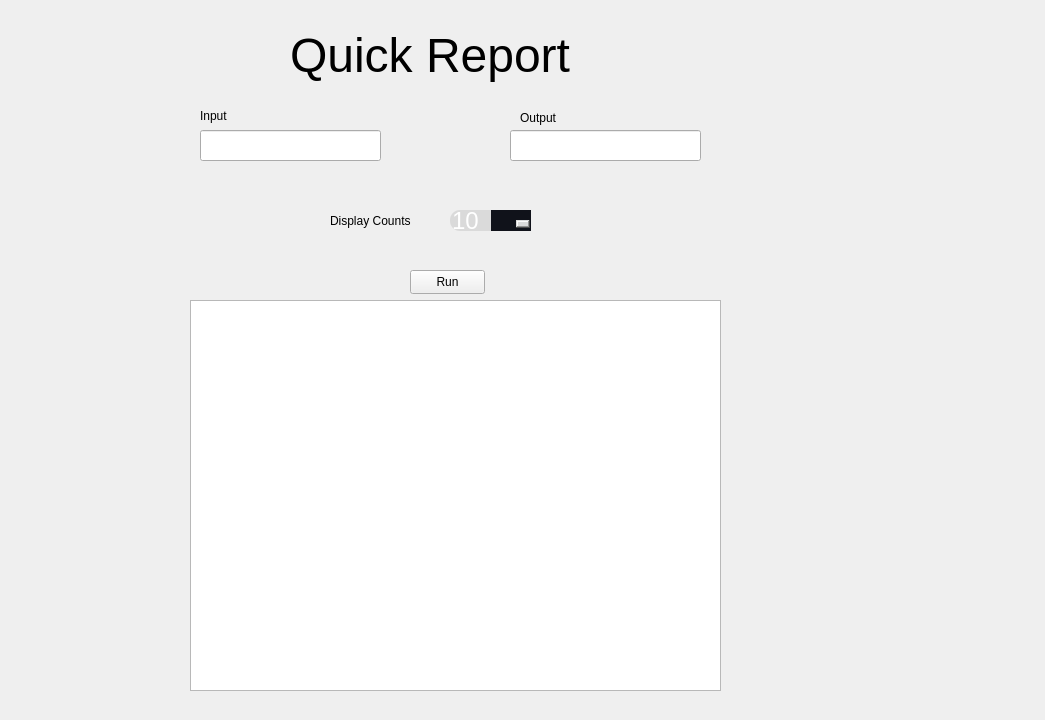
<?xml version="1.0" encoding="UTF-8"?>
<ui version="4.0">
 <class>StackedWidget</class>
 <widget class="QStackedWidget" name="StackedWidget">
  <property name="geometry">
   <rect>
    <x>0</x>
    <y>0</y>
    <width>1045</width>
    <height>720</height>
   </rect>
  </property>
  <property name="windowTitle">
   <string>StackedWidget</string>
  </property>
  <property name="currentIndex">
   <number>0</number>
  </property>
  <widget class="QWidget" name="quick_report">
   <widget class="QPushButton" name="quick_report_runButton">
    <property name="geometry">
     <rect>
      <x>410</x>
      <y>270</y>
      <width>75</width>
      <height>24</height>
     </rect>
    </property>
    <property name="text">
     <string>Run</string>
    </property>
   </widget>
   <widget class="QLabel" name="quick_report_label_input">
    <property name="geometry">
     <rect>
      <x>200</x>
      <y>100</y>
      <width>101</width>
      <height>31</height>
     </rect>
    </property>
    <property name="text">
     <string>Input</string>
    </property>
   </widget>
   <widget class="QLabel" name="quick_report_label_output">
    <property name="geometry">
     <rect>
      <x>520</x>
      <y>110</y>
      <width>49</width>
      <height>16</height>
     </rect>
    </property>
    <property name="text">
     <string>Output</string>
    </property>
   </widget>
   <widget class="QLabel" name="quick_report_title">
    <property name="geometry">
     <rect>
      <x>290</x>
      <y>-10</y>
      <width>371</width>
      <height>131</height>
     </rect>
    </property>
    <property name="font">
     <font>
      <pointsize>36</pointsize>
     </font>
    </property>
    <property name="text">
     <string>Quick Report</string>
    </property>
   </widget>
   <widget class="QLineEdit" name="quick_report_input">
    <property name="geometry">
     <rect>
      <x>200</x>
      <y>130</y>
      <width>181</width>
      <height>31</height>
     </rect>
    </property>
   </widget>
   <widget class="QLineEdit" name="quick_report_output">
    <property name="geometry">
     <rect>
      <x>510</x>
      <y>130</y>
      <width>191</width>
      <height>31</height>
     </rect>
    </property>
   </widget>
   <widget class="QTextBrowser" name="quick_report_displayOutput">
    <property name="geometry">
     <rect>
      <x>190</x>
      <y>300</y>
      <width>531</width>
      <height>391</height>
     </rect>
    </property>
   </widget>
   <widget class="QSpinBox" name="quick_report_display_count">
    <property name="geometry">
     <rect>
      <x>450</x>
      <y>210</y>
      <width>81</width>
      <height>21</height>
     </rect>
    </property>
    <property name="styleSheet">
     <string notr="true">QSpinBox{
background-color: #dadada;
border-style: solid;
border-color: #1f232f;
border-radius: 10px;
color: white;
font-family: 'Montserrat Alternates';
font-size: 24px;
}

QSpinBox::up-arrow{
background-color: #10121A;
width: 40px;
height: 40px;
}

QSpinBox::up-button{
border-radius: 10px;
background-color: #10121A;
width: 40px;
height: 12px;
}</string>
    </property>
    <property name="value">
     <number>10</number>
    </property>
   </widget>
   <widget class="QLabel" name="quick_report_display_count_label">
    <property name="geometry">
     <rect>
      <x>330</x>
      <y>200</y>
      <width>111</width>
      <height>41</height>
     </rect>
    </property>
    <property name="text">
     <string>Display Counts</string>
    </property>
   </widget>
  </widget>
  <widget class="QWidget" name="sanitize_tweets">
   <widget class="QLabel" name="sanitize_tweets_title">
    <property name="geometry">
     <rect>
      <x>370</x>
      <y>80</y>
      <width>121</width>
      <height>51</height>
     </rect>
    </property>
    <property name="text">
     <string>Sanitize Tweets</string>
    </property>
   </widget>
   <widget class="QLabel" name="sanitize_tweets_input_label">
    <property name="geometry">
     <rect>
      <x>250</x>
      <y>180</y>
      <width>71</width>
      <height>31</height>
     </rect>
    </property>
    <property name="text">
     <string>Input</string>
    </property>
   </widget>
   <widget class="QLabel" name="sanitize_tweets_output_label">
    <property name="geometry">
     <rect>
      <x>210</x>
      <y>290</y>
      <width>91</width>
      <height>41</height>
     </rect>
    </property>
    <property name="text">
     <string>Output (opcional)</string>
    </property>
   </widget>
   <widget class="QLineEdit" name="sanitize_tweets_input">
    <property name="geometry">
     <rect>
      <x>250</x>
      <y>230</y>
      <width>141</width>
      <height>41</height>
     </rect>
    </property>
   </widget>
   <widget class="QLineEdit" name="sanitize_tweets_output">
    <property name="geometry">
     <rect>
      <x>510</x>
      <y>250</y>
      <width>151</width>
      <height>41</height>
     </rect>
    </property>
   </widget>
   <widget class="QPushButton" name="sanitize_tweets_runButton">
    <property name="geometry">
     <rect>
      <x>360</x>
      <y>430</y>
      <width>75</width>
      <height>24</height>
     </rect>
    </property>
    <property name="text">
     <string>Run</string>
    </property>
   </widget>
   <widget class="QTextBrowser" name="sanitize_tweets_displayOutput">
    <property name="geometry">
     <rect>
      <x>560</x>
      <y>460</y>
      <width>256</width>
      <height>192</height>
     </rect>
    </property>
   </widget>
   <widget class="QCheckBox" name="sanitize_tweets_cleanEmoji">
    <property name="geometry">
     <rect>
      <x>390</x>
      <y>370</y>
      <width>91</width>
      <height>21</height>
     </rect>
    </property>
    <property name="text">
     <string>Clean Emoji</string>
    </property>
   </widget>
   <widget class="QCheckBox" name="sanitize_tweets_removeRT">
    <property name="geometry">
     <rect>
      <x>390</x>
      <y>330</y>
      <width>91</width>
      <height>21</height>
     </rect>
    </property>
    <property name="text">
     <string>Remove RT</string>
    </property>
   </widget>
  </widget>
  <widget class="QWidget" name="gather_profile">
   <widget class="QLabel" name="gather_profile_title">
    <property name="geometry">
     <rect>
      <x>300</x>
      <y>110</y>
      <width>161</width>
      <height>51</height>
     </rect>
    </property>
    <property name="text">
     <string>Gather Profile</string>
    </property>
   </widget>
   <widget class="QTextBrowser" name="gather_profile_displayOutput">
    <property name="geometry">
     <rect>
      <x>260</x>
      <y>500</y>
      <width>351</width>
      <height>151</height>
     </rect>
    </property>
   </widget>
   <widget class="QLineEdit" name="gather_profile_input">
    <property name="geometry">
     <rect>
      <x>300</x>
      <y>210</y>
      <width>113</width>
      <height>22</height>
     </rect>
    </property>
   </widget>
   <widget class="QLineEdit" name="gather_profile_output">
    <property name="geometry">
     <rect>
      <x>300</x>
      <y>300</y>
      <width>113</width>
      <height>22</height>
     </rect>
    </property>
   </widget>
   <widget class="QLabel" name="gather_profile_input_label">
    <property name="geometry">
     <rect>
      <x>300</x>
      <y>170</y>
      <width>121</width>
      <height>21</height>
     </rect>
    </property>
    <property name="text">
     <string>Username (input)</string>
    </property>
   </widget>
   <widget class="QLabel" name="gather_profile_output_label">
    <property name="geometry">
     <rect>
      <x>300</x>
      <y>260</y>
      <width>111</width>
      <height>31</height>
     </rect>
    </property>
    <property name="text">
     <string>Output (opcional)</string>
    </property>
   </widget>
   <widget class="QPushButton" name="gather_profile_runButton">
    <property name="geometry">
     <rect>
      <x>320</x>
      <y>390</y>
      <width>75</width>
      <height>24</height>
     </rect>
    </property>
    <property name="text">
     <string>Run</string>
    </property>
   </widget>
  </widget>
  <widget class="QWidget" name="viz">
   <widget class="QLabel" name="viz_displayOutput">
    <property name="geometry">
     <rect>
      <x>150</x>
      <y>240</y>
      <width>721</width>
      <height>451</height>
     </rect>
    </property>
    <property name="text">
     <string/>
    </property>
    <property name="pixmap">
     <pixmap>../../../../Documents/IMAGENS/5dba037a-99a8-4c4c-9c7d-28eecf205fc4.jpg</pixmap>
    </property>
    <property name="scaledContents">
     <bool>true</bool>
    </property>
   </widget>
   <widget class="QLabel" name="viz_label_input">
    <property name="geometry">
     <rect>
      <x>250</x>
      <y>10</y>
      <width>161</width>
      <height>41</height>
     </rect>
    </property>
    <property name="text">
     <string>Input</string>
    </property>
   </widget>
   <widget class="QLabel" name="viz_label_type_select">
    <property name="geometry">
     <rect>
      <x>650</x>
      <y>10</y>
      <width>181</width>
      <height>41</height>
     </rect>
    </property>
    <property name="text">
     <string>Visualização</string>
    </property>
   </widget>
   <widget class="QLineEdit" name="viz_input">
    <property name="geometry">
     <rect>
      <x>250</x>
      <y>60</y>
      <width>113</width>
      <height>31</height>
     </rect>
    </property>
   </widget>
   <widget class="QComboBox" name="viz_type_select">
    <property name="geometry">
     <rect>
      <x>650</x>
      <y>60</y>
      <width>69</width>
      <height>31</height>
     </rect>
    </property>
   </widget>
   <widget class="QLineEdit" name="lineEdit">
    <property name="geometry">
     <rect>
      <x>250</x>
      <y>130</y>
      <width>471</width>
      <height>81</height>
     </rect>
    </property>
   </widget>
   <widget class="QPushButton" name="pushButton">
    <property name="geometry">
     <rect>
      <x>460</x>
      <y>100</y>
      <width>75</width>
      <height>24</height>
     </rect>
    </property>
    <property name="text">
     <string>PushButton</string>
    </property>
   </widget>
  </widget>
  <widget class="QWidget" name="home">
   <widget class="QLabel" name="home_title">
    <property name="geometry">
     <rect>
      <x>300</x>
      <y>110</y>
      <width>331</width>
      <height>111</height>
     </rect>
    </property>
    <property name="text">
     <string>Tweet Utils UI</string>
    </property>
   </widget>
   <widget class="QLineEdit" name="home_key">
    <property name="geometry">
     <rect>
      <x>120</x>
      <y>270</y>
      <width>741</width>
      <height>51</height>
     </rect>
    </property>
   </widget>
   <widget class="QPushButton" name="home_saveButton">
    <property name="geometry">
     <rect>
      <x>380</x>
      <y>340</y>
      <width>161</width>
      <height>41</height>
     </rect>
    </property>
    <property name="text">
     <string>Salvar</string>
    </property>
   </widget>
   <widget class="QLabel" name="home_label_key">
    <property name="geometry">
     <rect>
      <x>120</x>
      <y>230</y>
      <width>141</width>
      <height>31</height>
     </rect>
    </property>
    <property name="text">
     <string>Chave XXXXXXX</string>
    </property>
   </widget>
  </widget>
  <widget class="QWidget" name="rest_gathering">
   <widget class="QLabel" name="rest_gathering_title">
    <property name="geometry">
     <rect>
      <x>260</x>
      <y>40</y>
      <width>291</width>
      <height>111</height>
     </rect>
    </property>
    <property name="text">
     <string>Rest Gathering</string>
    </property>
   </widget>
   <widget class="QLineEdit" name="rest_gathering_input">
    <property name="geometry">
     <rect>
      <x>220</x>
      <y>170</y>
      <width>321</width>
      <height>41</height>
     </rect>
    </property>
   </widget>
   <widget class="QLabel" name="rest_gathering_label_input">
    <property name="geometry">
     <rect>
      <x>220</x>
      <y>140</y>
      <width>111</width>
      <height>31</height>
     </rect>
    </property>
    <property name="text">
     <string>Query</string>
    </property>
   </widget>
   <widget class="QDateTimeEdit" name="rest_gathering_dateInicio">
    <property name="geometry">
     <rect>
      <x>220</x>
      <y>270</y>
      <width>161</width>
      <height>22</height>
     </rect>
    </property>
   </widget>
   <widget class="QLabel" name="rest_gathering_dateInicio_label">
    <property name="geometry">
     <rect>
      <x>230</x>
      <y>230</y>
      <width>91</width>
      <height>31</height>
     </rect>
    </property>
    <property name="text">
     <string>Início</string>
    </property>
   </widget>
   <widget class="QDateTimeEdit" name="rest_gathering_dateFim">
    <property name="geometry">
     <rect>
      <x>410</x>
      <y>270</y>
      <width>194</width>
      <height>22</height>
     </rect>
    </property>
   </widget>
   <widget class="QLabel" name="rest_gathering_dateFim_label">
    <property name="geometry">
     <rect>
      <x>420</x>
      <y>230</y>
      <width>111</width>
      <height>31</height>
     </rect>
    </property>
    <property name="text">
     <string>Fim</string>
    </property>
   </widget>
   <widget class="QSpinBox" name="rest_gathering_limite">
    <property name="geometry">
     <rect>
      <x>330</x>
      <y>340</y>
      <width>61</width>
      <height>31</height>
     </rect>
    </property>
    <property name="maximum">
     <number>100000000</number>
    </property>
   </widget>
   <widget class="QLabel" name="rest_gathering_limite_label">
    <property name="geometry">
     <rect>
      <x>400</x>
      <y>320</y>
      <width>121</width>
      <height>41</height>
     </rect>
    </property>
    <property name="text">
     <string>Limite</string>
    </property>
   </widget>
   <widget class="QLineEdit" name="rest_gathering_output">
    <property name="geometry">
     <rect>
      <x>260</x>
      <y>430</y>
      <width>171</width>
      <height>31</height>
     </rect>
    </property>
   </widget>
   <widget class="QLabel" name="rest_gathering_output_label">
    <property name="geometry">
     <rect>
      <x>260</x>
      <y>400</y>
      <width>181</width>
      <height>21</height>
     </rect>
    </property>
    <property name="text">
     <string>Output (opcional)</string>
    </property>
   </widget>
   <widget class="QPushButton" name="rest_gathering_runButton">
    <property name="geometry">
     <rect>
      <x>360</x>
      <y>500</y>
      <width>75</width>
      <height>24</height>
     </rect>
    </property>
    <property name="text">
     <string>Run</string>
    </property>
   </widget>
   <widget class="QTextBrowser" name="rest_gathering_displayOutput">
    <property name="geometry">
     <rect>
      <x>570</x>
      <y>460</y>
      <width>256</width>
      <height>192</height>
     </rect>
    </property>
   </widget>
   <widget class="QCheckBox" name="rest_gathering_checkbox_limite">
    <property name="geometry">
     <rect>
      <x>230</x>
      <y>330</y>
      <width>21</width>
      <height>21</height>
     </rect>
    </property>
    <property name="text">
     <string/>
    </property>
   </widget>
  </widget>
  <widget class="QWidget" name="newViz">
   <widget class="QLabel" name="newViz_title">
    <property name="geometry">
     <rect>
      <x>350</x>
      <y>40</y>
      <width>261</width>
      <height>81</height>
     </rect>
    </property>
    <property name="text">
     <string>Visualizações</string>
    </property>
   </widget>
   <widget class="QCheckBox" name="newViz_lineplot_checkbox">
    <property name="geometry">
     <rect>
      <x>130</x>
      <y>210</y>
      <width>131</width>
      <height>51</height>
     </rect>
    </property>
    <property name="layoutDirection">
     <enum>Qt::RightToLeft</enum>
    </property>
    <property name="text">
     <string>Lineplot</string>
    </property>
   </widget>
   <widget class="QCheckBox" name="newViz_heatmap_checkbox">
    <property name="geometry">
     <rect>
      <x>140</x>
      <y>300</y>
      <width>131</width>
      <height>61</height>
     </rect>
    </property>
    <property name="layoutDirection">
     <enum>Qt::RightToLeft</enum>
    </property>
    <property name="text">
     <string>Heatmap Hora</string>
    </property>
   </widget>
   <widget class="QCheckBox" name="newViz_wordcloud_checkbox">
    <property name="geometry">
     <rect>
      <x>530</x>
      <y>200</y>
      <width>141</width>
      <height>81</height>
     </rect>
    </property>
    <property name="layoutDirection">
     <enum>Qt::RightToLeft</enum>
    </property>
    <property name="text">
     <string>Wordcloud</string>
    </property>
   </widget>
   <widget class="QPushButton" name="newViz_runButton">
    <property name="geometry">
     <rect>
      <x>420</x>
      <y>510</y>
      <width>171</width>
      <height>51</height>
     </rect>
    </property>
    <property name="text">
     <string>Gerar Gráficos</string>
    </property>
   </widget>
   <widget class="QComboBox" name="newViz_lineplot_input">
    <property name="enabled">
     <bool>true</bool>
    </property>
    <property name="geometry">
     <rect>
      <x>280</x>
      <y>210</y>
      <width>181</width>
      <height>51</height>
     </rect>
    </property>
   </widget>
   <widget class="QTextBrowser" name="newViz_displayDebug">
    <property name="geometry">
     <rect>
      <x>690</x>
      <y>460</y>
      <width>341</width>
      <height>231</height>
     </rect>
    </property>
   </widget>
   <widget class="QComboBox" name="newViz_heatmap_input">
    <property name="geometry">
     <rect>
      <x>290</x>
      <y>310</y>
      <width>171</width>
      <height>51</height>
     </rect>
    </property>
   </widget>
   <widget class="QComboBox" name="newViz_wordcloud_input">
    <property name="geometry">
     <rect>
      <x>680</x>
      <y>220</y>
      <width>171</width>
      <height>41</height>
     </rect>
    </property>
   </widget>
   <widget class="QCheckBox" name="newViz_topretweets_checkbox">
    <property name="geometry">
     <rect>
      <x>360</x>
      <y>410</y>
      <width>131</width>
      <height>31</height>
     </rect>
    </property>
    <property name="layoutDirection">
     <enum>Qt::RightToLeft</enum>
    </property>
    <property name="text">
     <string>Top10Retweets</string>
    </property>
   </widget>
   <widget class="QComboBox" name="newViz_topretweets_input">
    <property name="geometry">
     <rect>
      <x>500</x>
      <y>400</y>
      <width>161</width>
      <height>51</height>
     </rect>
    </property>
   </widget>
   <widget class="QCheckBox" name="newVizheatmapminute_checkbox">
    <property name="geometry">
     <rect>
      <x>520</x>
      <y>310</y>
      <width>151</width>
      <height>41</height>
     </rect>
    </property>
    <property name="layoutDirection">
     <enum>Qt::RightToLeft</enum>
    </property>
    <property name="text">
     <string>Heatmap Minutos</string>
    </property>
   </widget>
   <widget class="QComboBox" name="newViz_heatmapminute_input">
    <property name="geometry">
     <rect>
      <x>680</x>
      <y>300</y>
      <width>181</width>
      <height>51</height>
     </rect>
    </property>
   </widget>
   <widget class="QPushButton" name="newViz_wordcloud_helpButton">
    <property name="geometry">
     <rect>
      <x>860</x>
      <y>230</y>
      <width>21</width>
      <height>21</height>
     </rect>
    </property>
    <property name="text">
     <string>?</string>
    </property>
   </widget>
   <widget class="QTextBrowser" name="newViz_deletarDepois">
    <property name="enabled">
     <bool>true</bool>
    </property>
    <property name="geometry">
     <rect>
      <x>770</x>
      <y>260</y>
      <width>261</width>
      <height>91</height>
     </rect>
    </property>
    <property name="statusTip">
     <string/>
    </property>
    <property name="inputMethodHints">
     <set>Qt::ImhMultiLine</set>
    </property>
    <property name="html">
     <string>&lt;!DOCTYPE HTML PUBLIC &quot;-//W3C//DTD HTML 4.0//EN&quot; &quot;http://www.w3.org/TR/REC-html40/strict.dtd&quot;&gt;
&lt;html&gt;&lt;head&gt;&lt;meta name=&quot;qrichtext&quot; content=&quot;1&quot; /&gt;&lt;meta charset=&quot;utf-8&quot; /&gt;&lt;style type=&quot;text/css&quot;&gt;
p, li { white-space: pre-wrap; }
hr { height: 1px; border-width: 0; }
&lt;/style&gt;&lt;/head&gt;&lt;body style=&quot; font-family:'Segoe UI'; font-size:9pt; font-weight:400; font-style:normal;&quot;&gt;
&lt;p style=&quot; margin-top:0px; margin-bottom:0px; margin-left:0px; margin-right:0px; -qt-block-indent:0; text-indent:0px;&quot;&gt;gremio&lt;/p&gt;&lt;/body&gt;&lt;/html&gt;</string>
    </property>
   </widget>
  </widget>
 </widget>
 <resources/>
 <connections/>
</ui>
